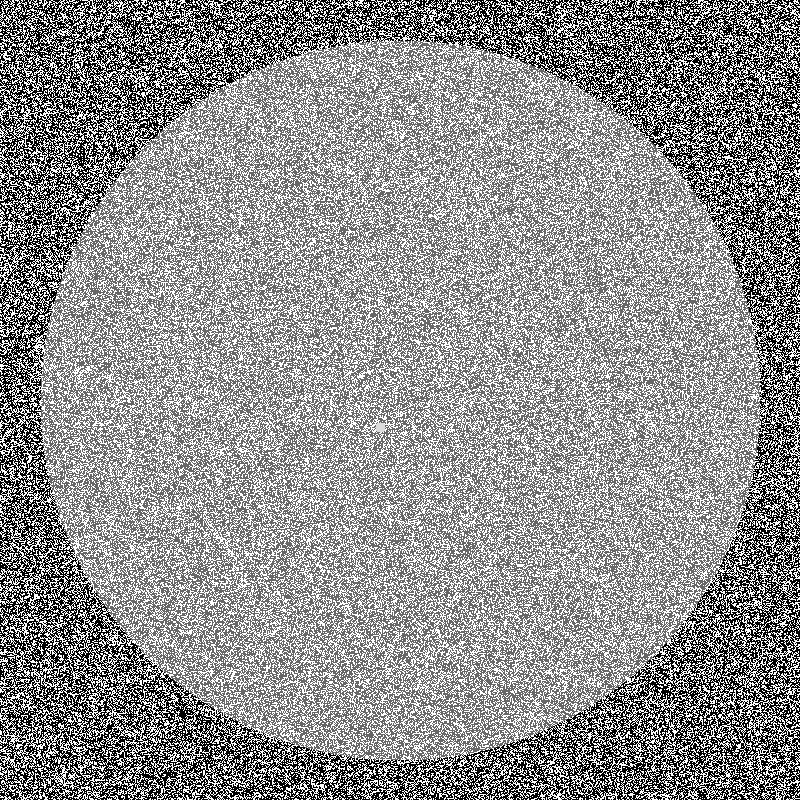
#> input picture data/synthetic/wafer_0000_particle.png, 800 x 800 px; its folder holds only this picture in this run
$ python main.py
#> lines starting #> are read from the running program, lines starting #| are printed output that depends on the picture; after the words box and inside, x2 and y2 are one past the last pixel; in counts of white or black regions, pixels touching at a corner belong together
### python/preprocessing.py
import cv2
import numpy as np

class Preprocessor:
    def __init__(self, blur_ksize=(5, 5), median_ksize=5):
        self.blur_ksize = blur_ksize
        self.median_ksize = median_ksize
        self.clahe = cv2.createCLAHE(clipLimit=2.0, tileGridSize=(8, 8))

    def apply_gaussian_blur(self, image):
        """Reduces high-frequency noise."""
        return cv2.GaussianBlur(image, self.blur_ksize, 0)

    def apply_median_blur(self, image):
        """Effective for salt-and-pepper noise."""
        return cv2.medianBlur(image, self.median_ksize)

    def apply_clahe(self, image):
        """Contrast Limited Adaptive Histogram Equalization."""
        if len(image.shape) > 2:
            image = cv2.cvtColor(image, cv2.COLOR_BGR2GRAY)
        return self.clahe.apply(image)

    def apply_adaptive_threshold(self, image):
        """Adaptive Gaussian Thresholding to handle varying lighting."""
        if len(image.shape) > 2:
            image = cv2.cvtColor(image, cv2.COLOR_BGR2GRAY)

        # Inverted because defects (scratches/particles) are often brighter/different than background
        # or we might want to capture edges.
        # Adjusted blockSize and C for generic surface defect detection
        thresh = cv2.adaptiveThreshold(
            image, 255, cv2.ADAPTIVE_THRESH_GAUSSIAN_C,
            cv2.THRESH_BINARY_INV, 11, 2
        )
        return thresh

    def process_pipeline(self, image):
        """Full preprocessing pipeline."""
        # 1. Convert to grayscale if needed
        if len(image.shape) == 3:
            gray = cv2.cvtColor(image, cv2.COLOR_BGR2GRAY)
        else:
            gray = image.copy()

        # 2. Denoise
        blurred = self.apply_gaussian_blur(gray)
        median = self.apply_median_blur(blurred)

        # 3. Enhance Contrast
        enhanced = self.apply_clahe(median)

        # 4. Threshold (Optional, can be used by localization or returned separately)
        thresholded = self.apply_adaptive_threshold(enhanced)

        return enhanced, thresholded

### python/defect_localization.py
import cv2
import numpy as np

class DefectLocalizer:
    def __init__(self):
        pass

    def detect_edges(self, image, low_threshold=50, high_threshold=150):
        """Canny Edge Detection."""
        return cv2.Canny(image, low_threshold, high_threshold)

    def apply_morphology(self, binary_map, kernel_size=(5, 5)):
        """Closing operation to connect broken edge segments."""
        kernel = cv2.getStructuringElement(cv2.MORPH_RECT, kernel_size)
        # Dilate then Erode (Close) to fill gaps
        closed = cv2.morphologyEx(binary_map, cv2.MORPH_CLOSE, kernel)
        return closed

    def find_defect_contours(self, binary_map, min_area=10):
        """Find contours and filter by minimum area."""
        contours, _ = cv2.findContours(binary_map, cv2.RETR_EXTERNAL, cv2.CHAIN_APPROX_SIMPLE)

        valid_contours = []
        bounding_boxes = []

        for cnt in contours:
            area = cv2.contourArea(cnt)
            if area > min_area:
                valid_contours.append(cnt)
                x, y, w, h = cv2.boundingRect(cnt)
                bounding_boxes.append((x, y, w, h))

        return valid_contours, bounding_boxes

    def create_mask(self, shape, contours):
        """Create a binary mask from contours."""
        mask = np.zeros(shape, dtype=np.uint8)
        cv2.drawContours(mask, contours, -1, (255), thickness=cv2.FILLED)
        return mask

    def localize(self, preprocessed_image):
        """
        Full localization pipeline.
        Expects a preprocessed grayscale image (e.g. from CLAHE).
        """
        # 1. Edge Detection
        edges = self.detect_edges(preprocessed_image)

        # 2. Morphology to clean up
        clean_map = self.apply_morphology(edges)

        # 3. Find Contours
        contours, bboxes = self.find_defect_contours(clean_map)

        # 4. Generate Mask
        mask = self.create_mask(preprocessed_image.shape, contours)

        return {
            "edges": edges,
            "clean_map": clean_map,
            "contours": contours,
            "bboxes": bboxes,
            "mask": mask
        }

### python/paths.py
"""Project path helpers — always resolve from this file, never from cwd."""
from pathlib import Path

PYTHON_DIR = Path(__file__).resolve().parent
PROJECT_ROOT = PYTHON_DIR.parent
DATA_DIR = PROJECT_ROOT / "data"
DATA_SYNTHETIC = DATA_DIR / "synthetic"
DATA_WM811K = DATA_DIR / "wm811k"
DATA_WM811K_IMAGES = DATA_WM811K / "images"
RESULTS_DIR = PROJECT_ROOT / "results"
BENCHMARKS_DIR = PROJECT_ROOT / "benchmarks"
CPP_DIR = PROJECT_ROOT / "cpp"
CPP_BUILD_DIR = CPP_DIR / "build"
CPP_EXECUTABLE = CPP_BUILD_DIR / "WaferDefectX_Run"

# Feature / model contract (shared with export + classifier)
FEATURE_DIM = 7
FEATURE_VERSION = "1.0"
FEATURE_NAMES = [
    "area",
    "perimeter",
    "aspect_ratio",
    "rectangularity",
    "circularity",
    "mean_intensity",
    "std_intensity",
]
ONNX_INPUT_NAME = "float_input"


def ensure_dir(path: Path) -> Path:
    path.mkdir(parents=True, exist_ok=True)
    return path

### python/main.py
import glob
import os

import cv2
import numpy as np
from defect_localization import DefectLocalizer
from paths import DATA_SYNTHETIC, RESULTS_DIR, ensure_dir
from preprocessing import Preprocessor


def main():
    data_dir = DATA_SYNTHETIC
    results_dir = ensure_dir(RESULTS_DIR)

    preprocessor = Preprocessor()
    localizer = DefectLocalizer()

    image_paths = glob.glob(os.path.join(str(data_dir), "*.png"))[:5]

    if not image_paths:
        print(f"No images found in {data_dir}. Run data_generator.py first.")
        return

    for img_path in image_paths:
        filename = os.path.basename(img_path)
        print(f"Processing {filename}...")

        image = cv2.imread(img_path)
#> image is the input picture: shape (800, 800, 3); min 0, max 255, mean 145.3
        if image is None:
            print(f"Failed to load {img_path}")
            continue

        enhanced_image, _thresholded = preprocessor.process_pipeline(image)
#> in apply_adaptive_threshold, `thresh = cv2.adaptiveThreshold( image, 255, cv2.ADAPTIVE_THRESH_GAUSSI..`:
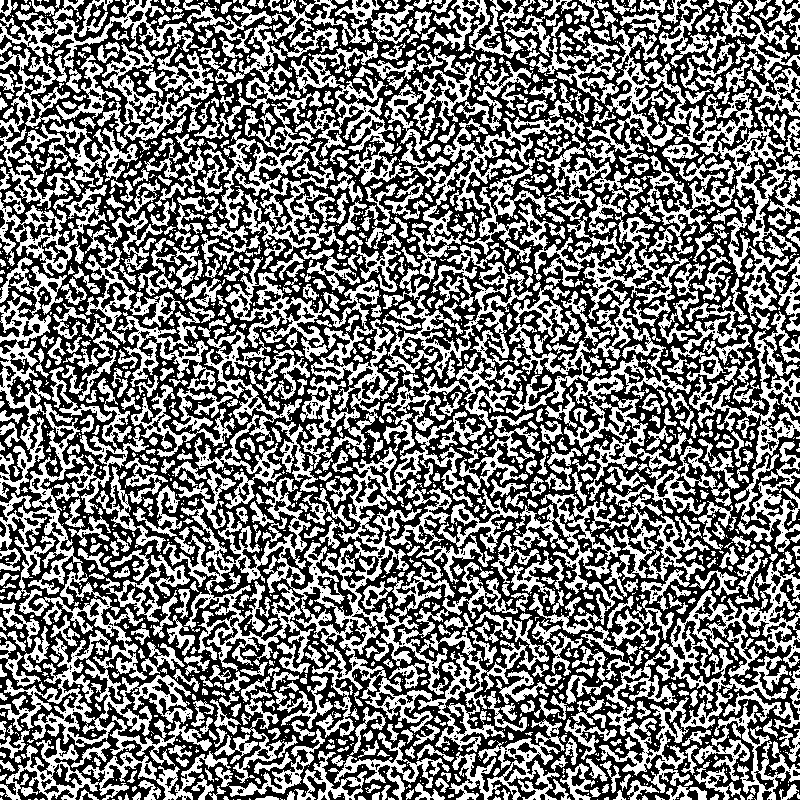
#> thresh: shape (800, 800); 46.7% white; 1985 white regions (1093 under 20 px), largest, box (x1, y1, x2, y2) and area: (163, 373, 549, 752) 25886, (0, 257, 193, 747) 17339, (556, 1, 800, 258) 14487
        loc_results = localizer.localize(enhanced_image)
#> in find_defect_contours, `contours, _ = cv2.findContours(binary_map, cv2.RETR_EXTERNAL, cv2.CHAI..`: contours = 1 contour; box (x1, y1, x2, y2) and area: (0, 0, 800, 800) 636087
#> the loop in find_defect_contours, `for cnt in contours:` made 1 pass
#> (area, x, y, w, h) on pass 1: (636087, 0, 0, 800, 800)
#> after the loop in find_defect_contours, `for cnt in contours:`: bounding_boxes = [(0, 0, 800, 800)]; valid_contours has the same summary as contours
#> in create_mask, `cv2.drawContours(mask, contours, -1, (255), thickness=cv2.FILLED)`:
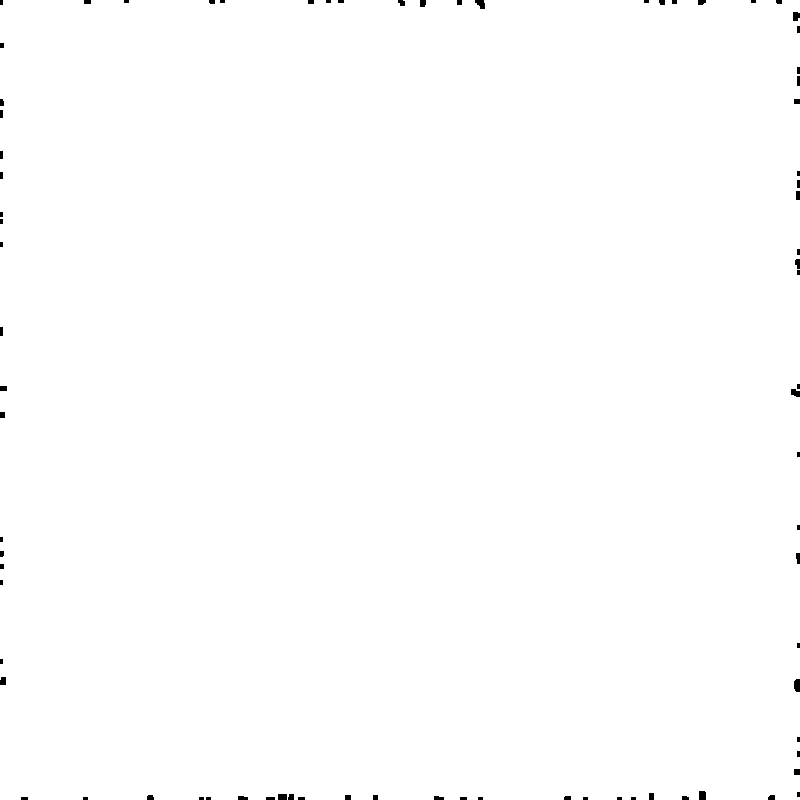
#> mask: shape (800, 800); 99.7% white; 80 black regions (30 under 20 px), largest, box (x1, y1, x2, y2) and area: (794, 679, 800, 692) 71, (475, 0, 485, 9) 64, (699, 791, 706, 800) 62
#> loc_results = 5 items

        output_img = image.copy()
        for x, y, w, h in loc_results["bboxes"]:
            cv2.rectangle(output_img, (x, y), (x + w, y + h), (0, 0, 255), 2)
#> this loop made 1 pass
#> output_img: shape (800, 800, 3); 0.75% of pixels changed, all inside (x1, y1, x2, y2) = (0, 0, 800, 800)

        h, w = image.shape[:2]

        res_enhanced = cv2.cvtColor(enhanced_image, cv2.COLOR_GRAY2BGR)
        res_edges = cv2.cvtColor(loc_results["edges"], cv2.COLOR_GRAY2BGR)
#> res_edges: shape (800, 800, 3); 29.6% white in thin lines or dots
        res_mask = cv2.cvtColor(loc_results["mask"], cv2.COLOR_GRAY2BGR)

        cv2.putText(image, "Original", (10, 30), cv2.FONT_HERSHEY_SIMPLEX, 1, (0, 255, 0), 2)
        cv2.putText(
            res_enhanced, "Enhanced (CLAHE)", (10, 30), cv2.FONT_HERSHEY_SIMPLEX, 1, (0, 255, 0), 2
        )
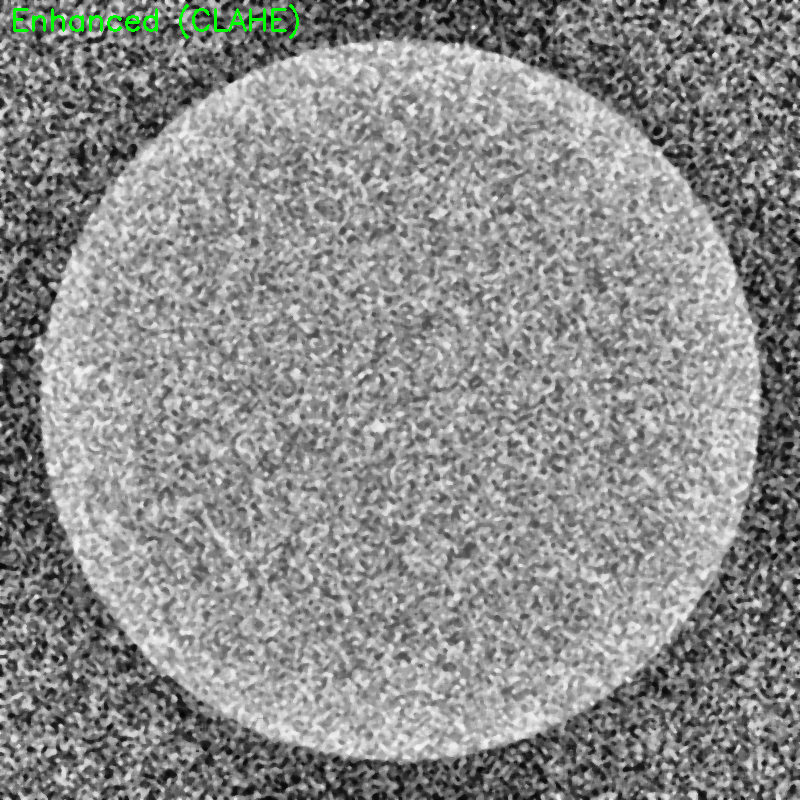
#> res_enhanced: shape (800, 800, 3); mean B, G, R 139.8, 140.6, 139.8
        cv2.putText(res_edges, "Canny Edges", (10, 30), cv2.FONT_HERSHEY_SIMPLEX, 1, (0, 255, 0), 2)
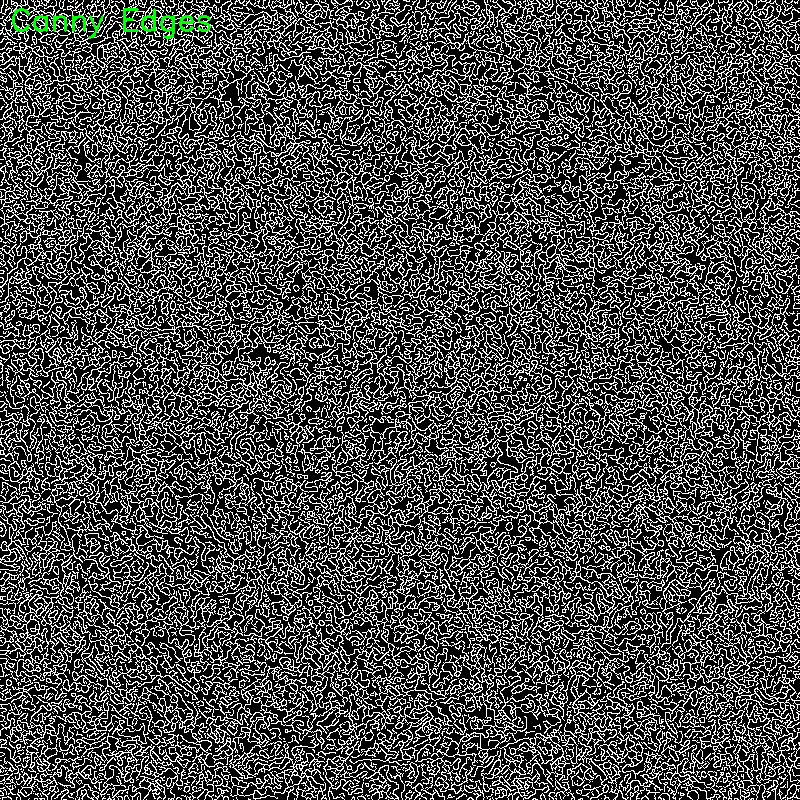
#> res_edges: shape (800, 800, 3); mean B, G, R 75.4, 75.9, 75.4
        cv2.putText(res_mask, "Defect Mask", (10, 30), cv2.FONT_HERSHEY_SIMPLEX, 1, (0, 255, 0), 2)
#> res_mask: shape (800, 800, 3); mean B, G, R 253.6, 254.2, 253.6
        cv2.putText(output_img, "Detection", (10, 30), cv2.FONT_HERSHEY_SIMPLEX, 1, (0, 255, 0), 2)
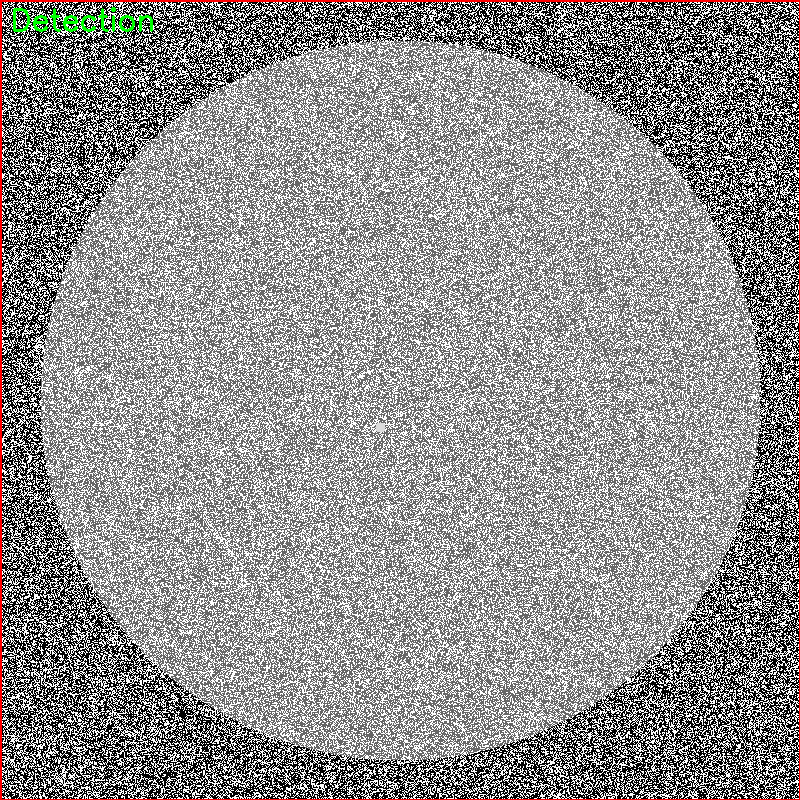
#> output_img: shape (800, 800, 3); mean B, G, R 144.3, 144.8, 146.2

        scale = 0.5
        small_size = (int(w * scale), int(h * scale))
        imgs = [image, res_enhanced, res_edges, res_mask, output_img]
        imgs_resized = [cv2.resize(img, small_size) for img in imgs]
#> imgs_resized = 5 items
        collage = np.hstack(imgs_resized)
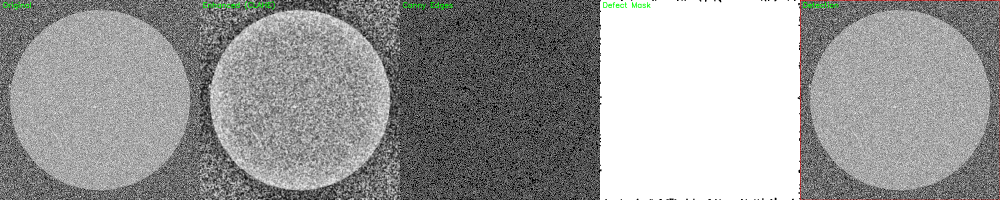
#> collage: shape (400, 2000, 3) (shown at 1/2 size); mean of channels 0, 1, 2 151.7, 152.3, 152.1; drawn as B, G, R

        save_path = results_dir / f"result_{filename}"
        cv2.imwrite(str(save_path), collage)
        print(f"Saved result to {save_path}")


if __name__ == "__main__":
    main()

$ run again, on data/synthetic/wafer_0001_good.png
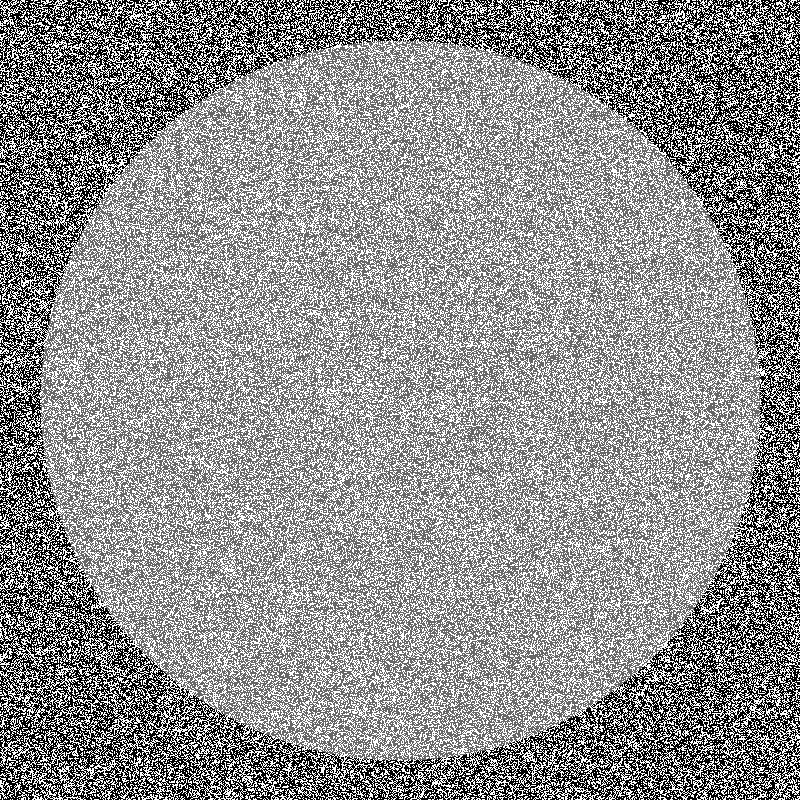
#> input picture data/synthetic/wafer_0001_good.png, 800 x 800 px
#> in main, image is the input picture: shape (800, 800, 3); min 0, max 255, mean 145.5
#> in apply_adaptive_threshold, `thresh = cv2.adaptiveThreshold( image, 255, cv2.ADAPTIVE_THRESH_GAUSSI..`:
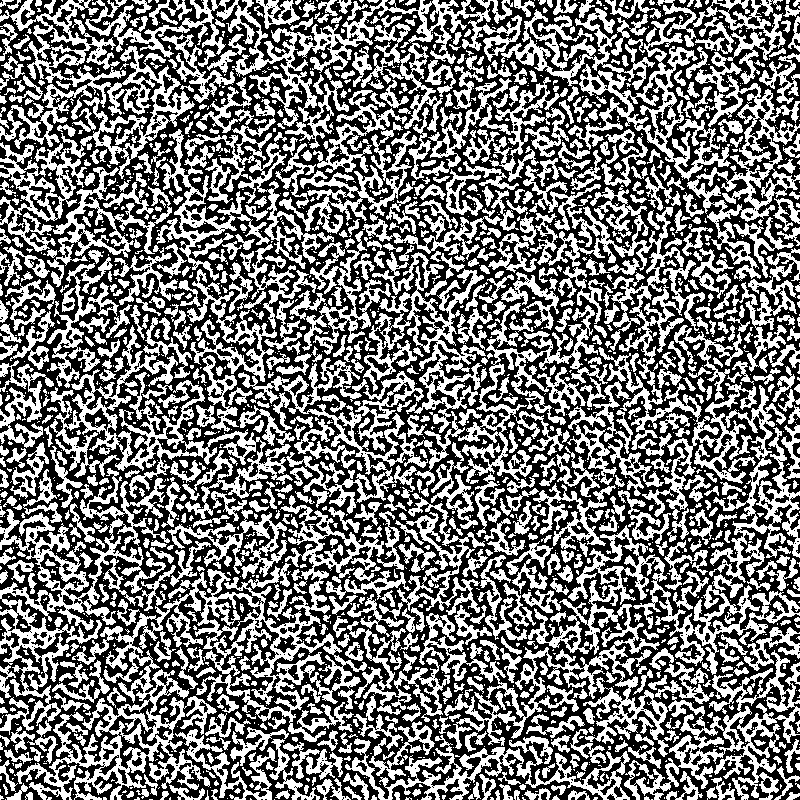
#> thresh: shape (800, 800); 46.6% white; 2042 white regions (1173 under 20 px), largest, box (x1, y1, x2, y2) and area: (14, 495, 384, 800) 21021, (419, 525, 800, 757) 15327, (0, 0, 195, 252) 11933
#> closed: shape (800, 800); 90.1% white; 1531 black regions (30 under 20 px)
#> in find_defect_contours, `contours, _ = cv2.findContours(binary_map, cv2.RETR_EXTERNAL, cv2.CHAI..`: contours = 1 contour; box (x1, y1, x2, y2) and area: (0, 0, 800, 800) 635636
#> the loop in find_defect_contours, `for cnt in contours:` made 1 pass
#> (area, x, y, w, h) on pass 1: (635635.5, 0, 0, 800, 800)
#> after the loop in find_defect_contours, `for cnt in contours:`: bounding_boxes = [(0, 0, 800, 800)]; valid_contours has the same summary as contours
#> mask: shape (800, 800); 99.6% white; 84 black regions (30 under 20 px), largest, box (x1, y1, x2, y2) and area: (145, 790, 162, 800) 99, (0, 417, 11, 426) 68, (0, 580, 11, 589) 68
#> loc_results = 5 items
#> the loop in main, `for x, y, w, h in loc_results["bboxes"]:` made 1 pass
#> in main, `collage = np.hstack(imgs_resized)`:
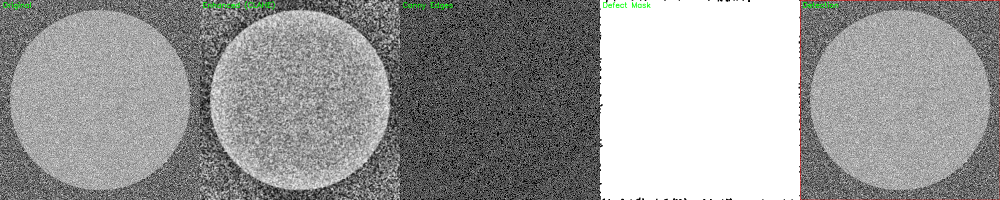
#> collage: shape (400, 2000, 3) (shown at 1/2 size); mean of channels 0, 1, 2 151.8, 152.4, 152.2; drawn as B, G, R
